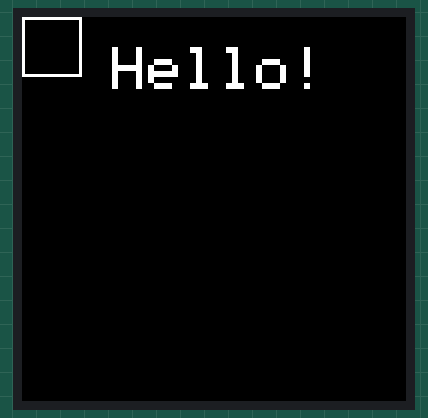
Simulated run of this sketch. Board: Arduino Uno, built with avr-gcc and run on an emulated ATmega328P. Shown: 128×128 colour display.

Above: at 0.2 s.

The sketch:

test_ColorLCD_ChatGPT.ino
```cpp
#include <Adafruit_GFX.h>
#include <Adafruit_ST7735.h>

// Pin definitions for the ST7735 display
#define TFT_CS 10
#define TFT_RST 9
#define TFT_DC 8

// Initialize the ST7735 display with the correct pins
Adafruit_ST7735 tft = Adafruit_ST7735(TFT_CS, TFT_DC, TFT_RST);

void setup() {
  tft.initR(INITR_144GREENTAB); // Initialize the display
  tft.fillScreen(ST7735_BLACK); // Clear the screen
  tft.drawRect(0, 0, 20, 20, ST7735_WHITE); // Draw a rectangle
  tft.setCursor(30, 10); // Set the text cursor
  tft.setTextColor(ST7735_WHITE); // Set the text color
  tft.setTextSize(2); // Set the text size
  tft.print("Hello!"); // Display some text
}

void loop() {
  // You can add your sensor code and update the display here
}
```
